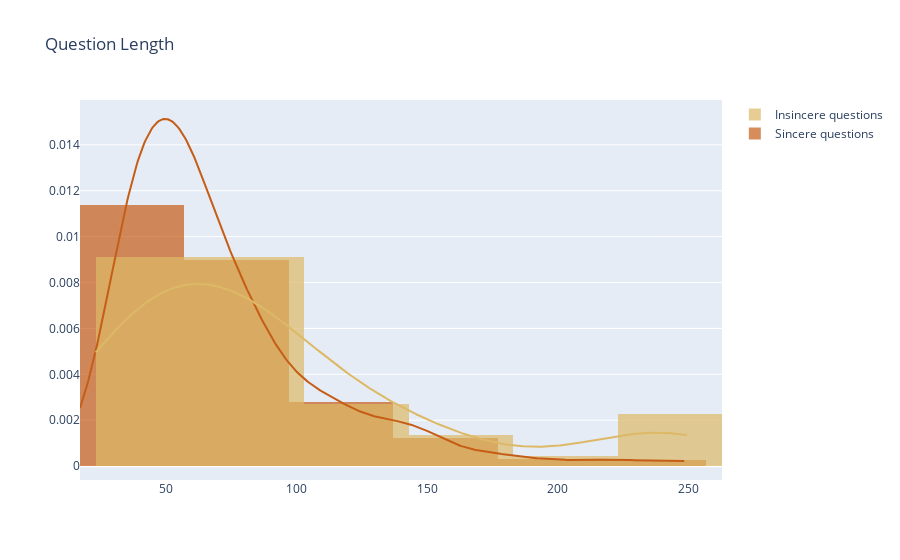
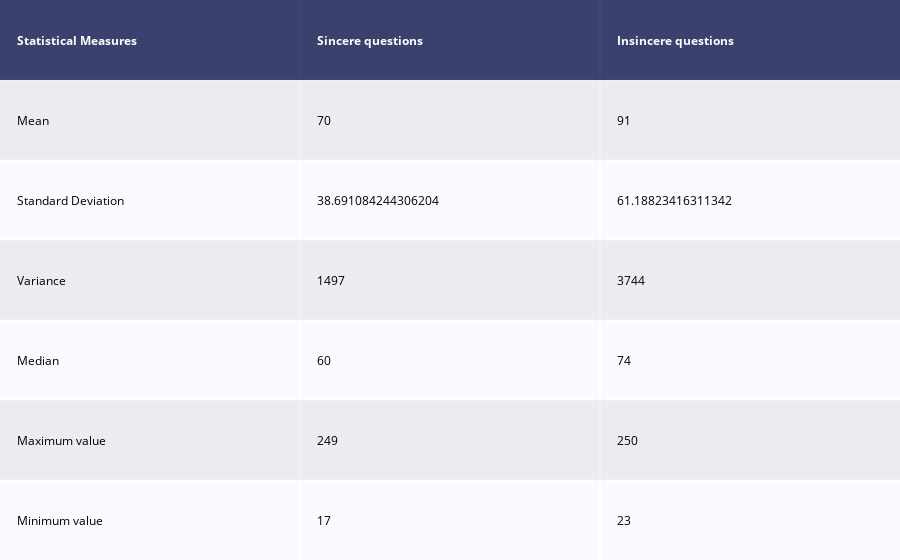

Source (notebook cell) for these figures, in order:
### Code cell
length_sincere = np.array(quora_train["question_text"][quora_train["target"] == 0].progress_apply(len))
length_insincere = np.array(quora_train["question_text"][quora_train["target"] == 1].progress_apply(len))
plot_readability(length_sincere,length_insincere,"Question Length",40,['#C65D17','#DDB967'])

### Figure 1 — Plotly figure (JSON) as saved in the notebook; plotly's stock layout.template omitted (floating-point values rounded to 4 significant figures; data arrays with more than 128 entries replaced by an {"elided": "..."} marker saying what was removed)
{"data": [{"histnorm": "probability density", "legendgroup": "Sincere questions", "marker": {"color": "#C65D17"}, "name": "Sincere questions", "opacity": 0.7, "x": {"elided": "945 int values"}, "xaxis": "x", "xbins": {"start": 17, "end": 249, "size": 40}, "yaxis": "y", "type": "histogram"}, {"histnorm": "probability density", "legendgroup": "Insincere questions", "marker": {"color": "#DDB967"}, "name": "Insincere questions", "opacity": 0.7, "x": [132, 63, 90, 155, 28, 31, 104, 50, 74, 100, 80, 37, 66, 246, 23, 117, 35, 73, 232, 44, 58, 25, 86, 43, 45, 94, 144, 82, 82, 65, 92, 74, 35, 134, 98, 101, 250, 130, 52, 49, 245, 105, 38, 40, 48, 31, 65, 74, 69, 237, 159, 215, 87, 34, 56], "xaxis": "x", "xbins": {"start": 23, "end": 250, "size": 40}, "yaxis": "y", "type": "histogram"}, {"legendgroup": "Sincere questions", "marker": {"color": "#C65D17"}, "mode": "lines", "name": "Sincere questions", "showlegend": false, "x": {"elided": "500 float values"}, "xaxis": "x", "y": {"elided": "500 float values"}, "yaxis": "y", "type": "scatter"}, {"legendgroup": "Insincere questions", "marker": {"color": "#DDB967"}, "mode": "lines", "name": "Insincere questions", "showlegend": false, "x": {"elided": "500 float values"}, "xaxis": "x", "y": {"elided": "500 float values"}, "yaxis": "y", "type": "scatter"}], "layout": {"barmode": "overlay", "hovermode": "closest", "legend": {"traceorder": "reversed"}, "title": {"text": "Question Length"}, "xaxis": {"anchor": "y2", "domain": [0, 1], "zeroline": false, "type": "linear", "range": [17, 263], "autorange": true}, "yaxis": {"anchor": "free", "domain": [0, 1], "position": 0, "type": "linear", "range": [-0.0006045, 0.01595], "autorange": true}, "autosize": true}}

### Figure 2 — Plotly figure (JSON) as saved in the notebook; plotly's stock layout.template omitted (floating-point values rounded to 4 significant figures)
{"data": [{"colorscale": [[0, "#00083e"], [0.5, "#ededee"], [1, "#ffffff"]], "hoverinfo": "none", "opacity": 0.75, "showscale": false, "z": [[0, 0, 0], [0.5, 0.5, 0.5], [1, 1, 1], [0.5, 0.5, 0.5], [1, 1, 1], [0.5, 0.5, 0.5], [1, 1, 1]], "type": "heatmap"}], "layout": {"annotations": [{"align": "left", "font": {"color": "#ffffff"}, "showarrow": false, "text": "<b>Statistical Measures</b>", "x": -0.45, "xanchor": "left", "xref": "x", "y": 0, "yref": "y"}, {"align": "left", "font": {"color": "#ffffff"}, "showarrow": false, "text": "<b>Sincere questions</b>", "x": 0.55, "xanchor": "left", "xref": "x", "y": 0, "yref": "y"}, {"align": "left", "font": {"color": "#ffffff"}, "showarrow": false, "text": "<b>Insincere questions</b>", "x": 1.55, "xanchor": "left", "xref": "x", "y": 0, "yref": "y"}, {"align": "left", "font": {"color": "#000000"}, "showarrow": false, "text": "Mean", "x": -0.45, "xanchor": "left", "xref": "x", "y": 1, "yref": "y"}, {"align": "left", "font": {"color": "#000000"}, "showarrow": false, "text": "70", "x": 0.55, "xanchor": "left", "xref": "x", "y": 1, "yref": "y"}, {"align": "left", "font": {"color": "#000000"}, "showarrow": false, "text": "91", "x": 1.55, "xanchor": "left", "xref": "x", "y": 1, "yref": "y"}, {"align": "left", "font": {"color": "#000000"}, "showarrow": false, "text": "Standard Deviation", "x": -0.45, "xanchor": "left", "xref": "x", "y": 2, "yref": "y"}, {"align": "left", "font": {"color": "#000000"}, "showarrow": false, "text": "38.691084244306204", "x": 0.55, "xanchor": "left", "xref": "x", "y": 2, "yref": "y"}, {"align": "left", "font": {"color": "#000000"}, "showarrow": false, "text": "61.18823416311342", "x": 1.55, "xanchor": "left", "xref": "x", "y": 2, "yref": "y"}, {"align": "left", "font": {"color": "#000000"}, "showarrow": false, "text": "Variance", "x": -0.45, "xanchor": "left", "xref": "x", "y": 3, "yref": "y"}, {"align": "left", "font": {"color": "#000000"}, "showarrow": false, "text": "1497", "x": 0.55, "xanchor": "left", "xref": "x", "y": 3, "yref": "y"}, {"align": "left", "font": {"color": "#000000"}, "showarrow": false, "text": "3744", "x": 1.55, "xanchor": "left", "xref": "x", "y": 3, "yref": "y"}, {"align": "left", "font": {"color": "#000000"}, "showarrow": false, "text": "Median", "x": -0.45, "xanchor": "left", "xref": "x", "y": 4, "yref": "y"}, {"align": "left", "font": {"color": "#000000"}, "showarrow": false, "text": "60", "x": 0.55, "xanchor": "left", "xref": "x", "y": 4, "yref": "y"}, {"align": "left", "font": {"color": "#000000"}, "showarrow": false, "text": "74", "x": 1.55, "xanchor": "left", "xref": "x", "y": 4, "yref": "y"}, {"align": "left", "font": {"color": "#000000"}, "showarrow": false, "text": "Maximum value", "x": -0.45, "xanchor": "left", "xref": "x", "y": 5, "yref": "y"}, {"align": "left", "font": {"color": "#000000"}, "showarrow": false, "text": "249", "x": 0.55, "xanchor": "left", "xref": "x", "y": 5, "yref": "y"}, {"align": "left", "font": {"color": "#000000"}, "showarrow": false, "text": "250", "x": 1.55, "xanchor": "left", "xref": "x", "y": 5, "yref": "y"}, {"align": "left", "font": {"color": "#000000"}, "showarrow": false, "text": "Minimum value", "x": -0.45, "xanchor": "left", "xref": "x", "y": 6, "yref": "y"}, {"align": "left", "font": {"color": "#000000"}, "showarrow": false, "text": "17", "x": 0.55, "xanchor": "left", "xref": "x", "y": 6, "yref": "y"}, {"align": "left", "font": {"color": "#000000"}, "showarrow": false, "text": "23", "x": 1.55, "xanchor": "left", "xref": "x", "y": 6, "yref": "y"}], "margin": {"b": 0, "l": 0, "r": 0, "t": 0}, "xaxis": {"dtick": 1, "gridwidth": 2, "showticklabels": false, "tick0": -0.5, "ticks": "", "zeroline": false, "range": [-0.5, 2.5], "autorange": true}, "yaxis": {"autorange": true, "dtick": 1, "gridwidth": 2, "showticklabels": false, "tick0": 0.5, "ticks": "", "zeroline": false, "range": [6.5, -0.5]}, "autosize": true}}
